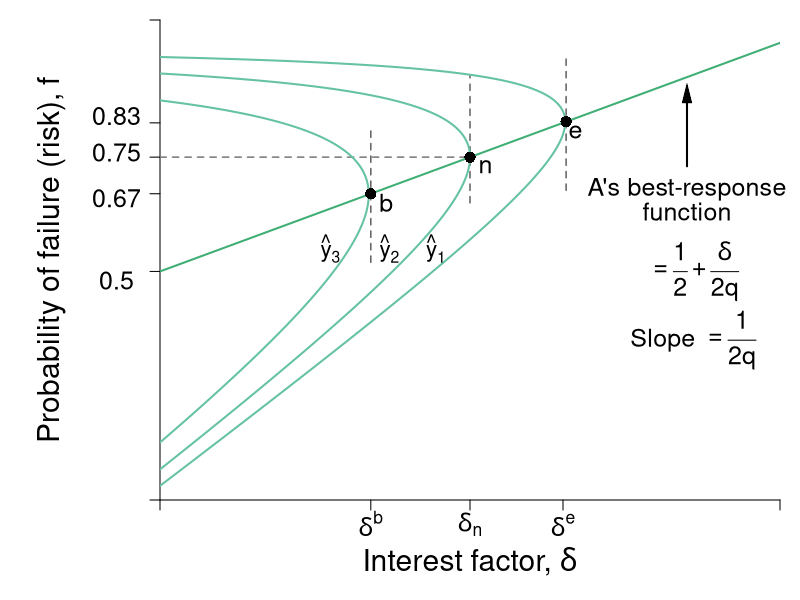

Reproduce this figure in R.
#Graph Designer: Simon Halliday
#Authors: Bowles, Foley and Halliday
#Title: Coordination, Conflict and Competition: A Text in Microeconomics

library(shape)
pdf(file = "credit/non_contractual_brf_part_b.pdf", width = 8, height = 6)

#Set parameters for graphics
axislabelsize <- 1.8
labelsize <- 1.5
namesize <- 1.8
annotatesize <- 1.5
graphlinewidth <- 2
segmentlinewidth <- 1.5

COL <- c("#7fc97f", "#beaed4", "#fdc086", "#ffff99", "#386cb0", "#f0027f", "#bf5b17", "#666666")
COLA <- c("#e0f3db", "#99d8c9","#66c2a4","#41ae76", "#238b45", "#005824")
COLB <- c("#c6dbef", "#4eb3d3", "#2b8cbe", "#0868ac","#084081")
grays <- gray.colors(25, start = 1, end = 0, alpha = 1)

#Edited the margins to cater for the larger LHS labels
par(mar =  c(5, 8, 1, 1))

brfFn <- function(delta, mu = 1) {
  .5 + (delta / (2 * mu)) 
}

isoreturnFn <- function(delta, pi=0.125) {
  1 - (pi)/delta
}


yFn <- function(d1, f1, mu = 1){
  mu*f1*(1 - f1) - d1*(1 - f1)
}

ylow <- function(delta, mu = 1, ybar = 0.03){
  (-sqrt(delta^2 - 2*delta*mu + mu^2 - 4*mu*ybar) + delta + mu)/(2*mu)
}

yhigh <- function(delta, mu = 1, ybar = 0.03){
  (sqrt(delta^2 - 2*delta*mu + mu^2 - 4*mu*ybar) + delta + mu)/(2*mu)
}

xlims <- c(0, 1)
ylims <- c(0, 1.05)

npts <- 501 
d1 <- seq(xlims[1], xlims[2], length.out = npts)
f1 <- seq(ylims[1], ylims[2], length.out = npts) 
a <- c(0.03, 0.0625, 0.11)

plot(0, 0, xlim = xlims, ylim = ylims, type = "n",
     xlab = expression(paste("")),
     ylab = expression(paste("")), 
     xaxt = "n", 
     yaxt = "n", 
     cex.lab = axislabelsize, 
     bty = "n", 
     xaxs = "i", 
     yaxs = "i"
)


# ticksy <- seq(from = 0, to = ylims[2], by = 0.1)
# ylabels <- seq(from = 0, to = ylims[2], by = 0.1)
# ticksx <- seq(from = 0, to = xlims[2], by = 0.1)
# xlabels <- seq(from = 0, to = xlims[2], by = 0.1)
ticksy <- c(ylims[1], 0.5, brfFn(delta = 0.34), brfFn(delta = 0.5), brfFn(delta = 0.65), ylims[2])
ylabels <- c(NA, NA, NA, NA, NA, NA, NA)
#ylabels <- c(NA, expression(paste(f == frac(1,2))), expression(paste(f^d)), expression(paste(f*(delta^L) )),  expression(paste(f*(delta^n) == frac(3,4))),expression(paste(f*(delta^H) )), expression(paste(f^e)), NA)
ticksx <- c(xlims[1], 0.34, 0.5, 0.65, xlims[2])
xlabels <- c(NA,  expression(paste(delta^b)), expression(paste(delta[n])), expression(paste(delta^e)), NA)

axis(1, at = ticksx, pos = 0, labels = xlabels, cex.axis = labelsize)
axis(2, at = ticksy, pos = 0, labels = ylabels, las = 1,cex.axis = labelsize)

#ylabels <- c(NA, expression(paste(f == frac(1,2))), expression(paste(f^d)), expression(paste(f*(delta^L) )),  expression(paste(f*(delta^n) == frac(3,4))),expression(paste(f*(delta^H) )), expression(paste(f^e)), NA)
# text(-0.0905, 0.48, expression(paste(frac(1,2) == f)), cex = labelsize, xpd =TRUE)
# # text(-0.05, 0.58, expression(paste(f^d)), cex = labelsize, xpd =TRUE)
# text(-0.07, 0.66, expression(paste(f*(delta^L) )), cex = labelsize, xpd =TRUE)
# text(-0.105, 0.76, expression(paste(frac(3,4) == f*(delta^n) )), cex = labelsize, xpd =TRUE)
# text(-0.07, 0.84, expression(paste(f*(delta^n))), cex = labelsize, xpd =TRUE)
# text(-0.07, 0.93, expression(paste(f*(delta^H) )), cex = labelsize, xpd =TRUE)
# text(-0.05, 1.05, expression(paste(f^e)), cex = labelsize, xpd =TRUE)
# 
# y-labels with numeric values
text(-0.07, 0.48, expression(paste(0.50)), cex = labelsize, xpd = TRUE)
# text(-0.07, 0.58, expression(paste(0.57)), cex = labelsize, xpd = TRUE)
text(-0.07, 0.66, expression(paste(0.67)), cex = labelsize, xpd = TRUE)
text(-0.07, 0.76, expression(paste(0.75)), cex = labelsize, xpd = TRUE)
text(-0.07, 0.84, expression(paste(0.83)), cex = labelsize, xpd = TRUE)
# text(-0.07, 0.93, expression(paste(0.93)), cex = labelsize, xpd = TRUE)
# text(-0.07, 1.05, expression(paste(1.05)), cex = labelsize, xpd =TRUE)

npts <- 503 
xx1 <- seq(xlims[1], xlims[2], length.out = npts)
xx2 <- seq(0, 1, length.out = npts)

#Draw the graphs
lines(xx1, brfFn(xx1), col = COLA[4], lwd = graphlinewidth)

#Axis labels
mtext(expression(paste("Interest factor, ", delta)), side = 1, line = 3, cex = axislabelsize)
text(-0.175, 0.5*(ylims[2]), expression(paste("Probability of failure (risk), ", f)), xpd = TRUE, cex = axislabelsize, srt = 90) 



segments(0.5, 0.65, 0.5, yhigh(delta = 0.5), lty = 2, col = grays[22] , lwd = segmentlinewidth)
#segments(0, yhigh(delta = 0.5), 0.5, yhigh(delta = 0.5), lty = 2, col = grays[20] , lwd = segmentlinewidth)
#segments(0, ylow(delta = 0.5), 0.5, ylow(delta = 0.5), lty = 2, col = grays[20] , lwd = segmentlinewidth)

segments(0.34, brfFn(delta = 0.34) - 0.15, 0.34, brfFn(delta = 0.34) + 0.15, lty = 2, col = grays[22] , lwd = segmentlinewidth)
segments(0.655, brfFn(delta = 0.655) - 0.15, 0.655, brfFn(delta = 0.655) + 0.15, lty = 2, col = grays[22] , lwd = segmentlinewidth)
segments(0, brfFn(delta = 0.5), 0.5, brfFn(delta = 0.5), lty = 2, col = grays[20] , lwd = segmentlinewidth)

# 
# segments(8, 0, 8,indiffA(x = 8)  , lty = 2, col = "gray" , lwd = segmentlinewidth)
# segments(0, indiffA(x = 8) , 8,indiffA(x = 8)  , lty = 2, col = "gray" , lwd = segmentlinewidth)

#Contour lines
contour(d1, f1,
        outer(d1, f1, yFn),
        drawlabels = FALSE,
        col = COLA[3],
        lwd = graphlinewidth,
        levels = a,
        xaxs = "i",
        yaxs = "i",
        add = TRUE)

text(0.5 + 0.025, brfFn(delta = 0.5) - 0.02, expression(paste(n)), cex = labelsize)
points(0.5, brfFn(delta = 0.5), pch = 16, col = "black", cex = 1.5)
text(0.34 + 0.025, brfFn(delta = 0.34) - 0.02, expression(paste(b)), cex = labelsize)
points(0.34, brfFn(delta = 0.34), pch = 16, col = "black", cex = 1.5)
text(0.65 + 0.02, brfFn(delta = 0.65) - 0.02, expression(paste(e)), cex = labelsize)
points(0.655, brfFn(delta = 0.655), pch = 16, col = "black", cex = 1.5)


#points(0.32, 0.58, pch = 16, col = "black", cex = 1.5)
#text(0.33, 0.56, expression(paste(g)), cex = labelsize)

#points(0.32, 0.93, pch = 16, col = "black", cex = 1.5)
#text(0.33, 0.56, expression(paste(g)), cex = labelsize)

# text(0.5+ 0.02, ylow(delta = 0.5) - 0.02, expression(paste(d)), cex = labelsize)
# points(0.5, ylow(delta = 0.5), pch = 16, col = "black", cex = 1.5)
# text(0.5+ 0.02, yhigh(delta = 0.5) - 0.025, expression(paste(e)), cex = labelsize)
# points(0.5, yhigh(delta = 0.5), pch = 16, col = "black", cex = 1.5)

#text(0.65, 1.01, expression(paste("Iso-expected income curves")), cex = labelsize)


text(0.445, 0.55, expression(paste(hat(y)[1])), cex = labelsize - 0.15)
text(0.37, 0.55, expression(paste(hat(y)[2])), cex = labelsize - 0.15)
text(0.275, 0.55, expression(paste(hat(y)[3])), cex = labelsize - 0.15)

# text(0.3, 1.01, expression(paste(y[1] == y^L)), cex = labelsize)
# text(0.3, 0.88, expression(paste(y[2] == y^{NE})), cex = labelsize)
# text(0.2, 0.75, expression(paste(y[3] == y^H)), cex = labelsize)
# text(0.4, 0.22, expression(Slope), cex = labelsize)
# text(0.4, 0.14, expression(paste(-mrs(delta, f) == frac(1 - f, q*(1 - 2*f) + delta))), cex = labelsize)
# Arrows(0.4, 0.24, 0.4, 0.4, col = "black", lty = 1, lwd = 2, arr.type = "triangle", arr.lwd = 0.5)

text(0.85, 0.68, expression(paste("A's best-response")), cex = labelsize, xpd  = TRUE)
text(0.85, 0.63, expression(paste("function")), cex = labelsize, xpd  = TRUE)

text(0.86, 0.5, expression(paste(phantom() == frac(1,2) + frac(delta, 2*q))), cex = labelsize, xpd  = TRUE)

text(0.86, 0.35, expression(paste("Slope ", phantom() == frac(1, 2*q))), cex = labelsize, xpd  = TRUE)
Arrows(0.85, 0.73, 0.85, 0.89, col = "black", lty = 1, lwd = 2, arr.type = "triangle", arr.lwd = 0.5)

dev.off()
